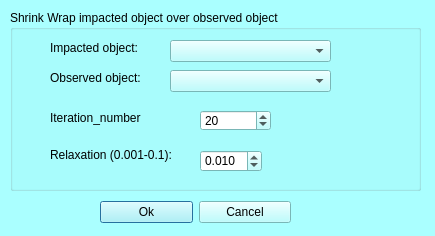
<?xml version="1.0" encoding="UTF-8"?>
<ui version="4.0">
 <class>mqShrinkWrapDialog</class>
 <widget class="QDialog" name="mqShrinkWrapDialog">
  <property name="geometry">
   <rect>
    <x>0</x>
    <y>0</y>
    <width>435</width>
    <height>236</height>
   </rect>
  </property>
  <property name="palette">
   <palette>
    <active>
     <colorrole role="WindowText">
      <brush brushstyle="SolidPattern">
       <color alpha="255">
        <red>0</red>
        <green>0</green>
        <blue>0</blue>
       </color>
      </brush>
     </colorrole>
     <colorrole role="Button">
      <brush brushstyle="SolidPattern">
       <color alpha="255">
        <red>170</red>
        <green>255</green>
        <blue>255</blue>
       </color>
      </brush>
     </colorrole>
     <colorrole role="Light">
      <brush brushstyle="SolidPattern">
       <color alpha="255">
        <red>255</red>
        <green>255</green>
        <blue>255</blue>
       </color>
      </brush>
     </colorrole>
     <colorrole role="Midlight">
      <brush brushstyle="SolidPattern">
       <color alpha="255">
        <red>212</red>
        <green>255</green>
        <blue>255</blue>
       </color>
      </brush>
     </colorrole>
     <colorrole role="Dark">
      <brush brushstyle="SolidPattern">
       <color alpha="255">
        <red>85</red>
        <green>127</green>
        <blue>127</blue>
       </color>
      </brush>
     </colorrole>
     <colorrole role="Mid">
      <brush brushstyle="SolidPattern">
       <color alpha="255">
        <red>113</red>
        <green>170</green>
        <blue>170</blue>
       </color>
      </brush>
     </colorrole>
     <colorrole role="Text">
      <brush brushstyle="SolidPattern">
       <color alpha="255">
        <red>0</red>
        <green>0</green>
        <blue>0</blue>
       </color>
      </brush>
     </colorrole>
     <colorrole role="BrightText">
      <brush brushstyle="SolidPattern">
       <color alpha="255">
        <red>255</red>
        <green>255</green>
        <blue>255</blue>
       </color>
      </brush>
     </colorrole>
     <colorrole role="ButtonText">
      <brush brushstyle="SolidPattern">
       <color alpha="255">
        <red>0</red>
        <green>0</green>
        <blue>0</blue>
       </color>
      </brush>
     </colorrole>
     <colorrole role="Base">
      <brush brushstyle="SolidPattern">
       <color alpha="255">
        <red>255</red>
        <green>255</green>
        <blue>255</blue>
       </color>
      </brush>
     </colorrole>
     <colorrole role="Window">
      <brush brushstyle="SolidPattern">
       <color alpha="255">
        <red>170</red>
        <green>255</green>
        <blue>255</blue>
       </color>
      </brush>
     </colorrole>
     <colorrole role="Shadow">
      <brush brushstyle="SolidPattern">
       <color alpha="255">
        <red>0</red>
        <green>0</green>
        <blue>0</blue>
       </color>
      </brush>
     </colorrole>
     <colorrole role="AlternateBase">
      <brush brushstyle="SolidPattern">
       <color alpha="255">
        <red>212</red>
        <green>255</green>
        <blue>255</blue>
       </color>
      </brush>
     </colorrole>
     <colorrole role="ToolTipBase">
      <brush brushstyle="SolidPattern">
       <color alpha="255">
        <red>255</red>
        <green>255</green>
        <blue>220</blue>
       </color>
      </brush>
     </colorrole>
     <colorrole role="ToolTipText">
      <brush brushstyle="SolidPattern">
       <color alpha="255">
        <red>0</red>
        <green>0</green>
        <blue>0</blue>
       </color>
      </brush>
     </colorrole>
    </active>
    <inactive>
     <colorrole role="WindowText">
      <brush brushstyle="SolidPattern">
       <color alpha="255">
        <red>0</red>
        <green>0</green>
        <blue>0</blue>
       </color>
      </brush>
     </colorrole>
     <colorrole role="Button">
      <brush brushstyle="SolidPattern">
       <color alpha="255">
        <red>170</red>
        <green>255</green>
        <blue>255</blue>
       </color>
      </brush>
     </colorrole>
     <colorrole role="Light">
      <brush brushstyle="SolidPattern">
       <color alpha="255">
        <red>255</red>
        <green>255</green>
        <blue>255</blue>
       </color>
      </brush>
     </colorrole>
     <colorrole role="Midlight">
      <brush brushstyle="SolidPattern">
       <color alpha="255">
        <red>212</red>
        <green>255</green>
        <blue>255</blue>
       </color>
      </brush>
     </colorrole>
     <colorrole role="Dark">
      <brush brushstyle="SolidPattern">
       <color alpha="255">
        <red>85</red>
        <green>127</green>
        <blue>127</blue>
       </color>
      </brush>
     </colorrole>
     <colorrole role="Mid">
      <brush brushstyle="SolidPattern">
       <color alpha="255">
        <red>113</red>
        <green>170</green>
        <blue>170</blue>
       </color>
      </brush>
     </colorrole>
     <colorrole role="Text">
      <brush brushstyle="SolidPattern">
       <color alpha="255">
        <red>0</red>
        <green>0</green>
        <blue>0</blue>
       </color>
      </brush>
     </colorrole>
     <colorrole role="BrightText">
      <brush brushstyle="SolidPattern">
       <color alpha="255">
        <red>255</red>
        <green>255</green>
        <blue>255</blue>
       </color>
      </brush>
     </colorrole>
     <colorrole role="ButtonText">
      <brush brushstyle="SolidPattern">
       <color alpha="255">
        <red>0</red>
        <green>0</green>
        <blue>0</blue>
       </color>
      </brush>
     </colorrole>
     <colorrole role="Base">
      <brush brushstyle="SolidPattern">
       <color alpha="255">
        <red>255</red>
        <green>255</green>
        <blue>255</blue>
       </color>
      </brush>
     </colorrole>
     <colorrole role="Window">
      <brush brushstyle="SolidPattern">
       <color alpha="255">
        <red>170</red>
        <green>255</green>
        <blue>255</blue>
       </color>
      </brush>
     </colorrole>
     <colorrole role="Shadow">
      <brush brushstyle="SolidPattern">
       <color alpha="255">
        <red>0</red>
        <green>0</green>
        <blue>0</blue>
       </color>
      </brush>
     </colorrole>
     <colorrole role="AlternateBase">
      <brush brushstyle="SolidPattern">
       <color alpha="255">
        <red>212</red>
        <green>255</green>
        <blue>255</blue>
       </color>
      </brush>
     </colorrole>
     <colorrole role="ToolTipBase">
      <brush brushstyle="SolidPattern">
       <color alpha="255">
        <red>255</red>
        <green>255</green>
        <blue>220</blue>
       </color>
      </brush>
     </colorrole>
     <colorrole role="ToolTipText">
      <brush brushstyle="SolidPattern">
       <color alpha="255">
        <red>0</red>
        <green>0</green>
        <blue>0</blue>
       </color>
      </brush>
     </colorrole>
    </inactive>
    <disabled>
     <colorrole role="WindowText">
      <brush brushstyle="SolidPattern">
       <color alpha="255">
        <red>85</red>
        <green>127</green>
        <blue>127</blue>
       </color>
      </brush>
     </colorrole>
     <colorrole role="Button">
      <brush brushstyle="SolidPattern">
       <color alpha="255">
        <red>170</red>
        <green>255</green>
        <blue>255</blue>
       </color>
      </brush>
     </colorrole>
     <colorrole role="Light">
      <brush brushstyle="SolidPattern">
       <color alpha="255">
        <red>255</red>
        <green>255</green>
        <blue>255</blue>
       </color>
      </brush>
     </colorrole>
     <colorrole role="Midlight">
      <brush brushstyle="SolidPattern">
       <color alpha="255">
        <red>212</red>
        <green>255</green>
        <blue>255</blue>
       </color>
      </brush>
     </colorrole>
     <colorrole role="Dark">
      <brush brushstyle="SolidPattern">
       <color alpha="255">
        <red>85</red>
        <green>127</green>
        <blue>127</blue>
       </color>
      </brush>
     </colorrole>
     <colorrole role="Mid">
      <brush brushstyle="SolidPattern">
       <color alpha="255">
        <red>113</red>
        <green>170</green>
        <blue>170</blue>
       </color>
      </brush>
     </colorrole>
     <colorrole role="Text">
      <brush brushstyle="SolidPattern">
       <color alpha="255">
        <red>85</red>
        <green>127</green>
        <blue>127</blue>
       </color>
      </brush>
     </colorrole>
     <colorrole role="BrightText">
      <brush brushstyle="SolidPattern">
       <color alpha="255">
        <red>255</red>
        <green>255</green>
        <blue>255</blue>
       </color>
      </brush>
     </colorrole>
     <colorrole role="ButtonText">
      <brush brushstyle="SolidPattern">
       <color alpha="255">
        <red>85</red>
        <green>127</green>
        <blue>127</blue>
       </color>
      </brush>
     </colorrole>
     <colorrole role="Base">
      <brush brushstyle="SolidPattern">
       <color alpha="255">
        <red>170</red>
        <green>255</green>
        <blue>255</blue>
       </color>
      </brush>
     </colorrole>
     <colorrole role="Window">
      <brush brushstyle="SolidPattern">
       <color alpha="255">
        <red>170</red>
        <green>255</green>
        <blue>255</blue>
       </color>
      </brush>
     </colorrole>
     <colorrole role="Shadow">
      <brush brushstyle="SolidPattern">
       <color alpha="255">
        <red>0</red>
        <green>0</green>
        <blue>0</blue>
       </color>
      </brush>
     </colorrole>
     <colorrole role="AlternateBase">
      <brush brushstyle="SolidPattern">
       <color alpha="255">
        <red>170</red>
        <green>255</green>
        <blue>255</blue>
       </color>
      </brush>
     </colorrole>
     <colorrole role="ToolTipBase">
      <brush brushstyle="SolidPattern">
       <color alpha="255">
        <red>255</red>
        <green>255</green>
        <blue>220</blue>
       </color>
      </brush>
     </colorrole>
     <colorrole role="ToolTipText">
      <brush brushstyle="SolidPattern">
       <color alpha="255">
        <red>0</red>
        <green>0</green>
        <blue>0</blue>
       </color>
      </brush>
     </colorrole>
    </disabled>
   </palette>
  </property>
  <property name="windowTitle">
   <string>Scalars: compute thickness between 2 objects</string>
  </property>
  <widget class="QWidget" name="layoutWidget">
   <property name="geometry">
    <rect>
     <x>100</x>
     <y>200</y>
     <width>191</width>
     <height>25</height>
    </rect>
   </property>
   <layout class="QHBoxLayout" name="horizontalLayout_2">
    <item>
     <widget class="QPushButton" name="ok">
      <property name="text">
       <string>Ok</string>
      </property>
     </widget>
    </item>
    <item>
     <widget class="QPushButton" name="cancel">
      <property name="text">
       <string>Cancel</string>
      </property>
     </widget>
    </item>
   </layout>
  </widget>
  <widget class="QGroupBox" name="groupBox">
   <property name="geometry">
    <rect>
     <x>10</x>
     <y>10</y>
     <width>411</width>
     <height>181</height>
    </rect>
   </property>
   <property name="title">
    <string>Shrink Wrap impacted object over observed object</string>
   </property>
   <widget class="QLabel" name="label_5">
    <property name="geometry">
     <rect>
      <x>40</x>
      <y>100</y>
      <width>201</width>
      <height>16</height>
     </rect>
    </property>
    <property name="text">
     <string>&lt;html&gt;&lt;head/&gt;&lt;body&gt;&lt;p&gt;Iteration_number&lt;/p&gt;&lt;/body&gt;&lt;/html&gt;</string>
    </property>
   </widget>
   <widget class="QComboBox" name="impactedObject">
    <property name="geometry">
     <rect>
      <x>160</x>
      <y>30</y>
      <width>161</width>
      <height>22</height>
     </rect>
    </property>
   </widget>
   <widget class="QLabel" name="label_9">
    <property name="geometry">
     <rect>
      <x>40</x>
      <y>30</y>
      <width>101</width>
      <height>16</height>
     </rect>
    </property>
    <property name="text">
     <string>&lt;html&gt;&lt;head/&gt;&lt;body&gt;&lt;p&gt;Impacted object:&lt;/p&gt;&lt;/body&gt;&lt;/html&gt;</string>
    </property>
   </widget>
   <widget class="QComboBox" name="observedObject">
    <property name="geometry">
     <rect>
      <x>160</x>
      <y>60</y>
      <width>161</width>
      <height>22</height>
     </rect>
    </property>
   </widget>
   <widget class="QLabel" name="label_10">
    <property name="geometry">
     <rect>
      <x>40</x>
      <y>60</y>
      <width>101</width>
      <height>16</height>
     </rect>
    </property>
    <property name="text">
     <string>&lt;html&gt;&lt;head/&gt;&lt;body&gt;&lt;p&gt;Observed object:&lt;/p&gt;&lt;/body&gt;&lt;/html&gt;</string>
    </property>
   </widget>
   <widget class="QSpinBox" name="iteration">
    <property name="geometry">
     <rect>
      <x>190</x>
      <y>100</y>
      <width>71</width>
      <height>21</height>
     </rect>
    </property>
    <property name="minimum">
     <number>1</number>
    </property>
    <property name="maximum">
     <number>100</number>
    </property>
    <property name="value">
     <number>20</number>
    </property>
   </widget>
   <widget class="QLabel" name="label_6">
    <property name="geometry">
     <rect>
      <x>40</x>
      <y>130</y>
      <width>121</width>
      <height>31</height>
     </rect>
    </property>
    <property name="text">
     <string>&lt;html&gt;&lt;head/&gt;&lt;body&gt;&lt;p&gt;Relaxation (0.001-0.1):&lt;/p&gt;&lt;/body&gt;&lt;/html&gt;</string>
    </property>
   </widget>
   <widget class="QDoubleSpinBox" name="relaxation">
    <property name="geometry">
     <rect>
      <x>190</x>
      <y>140</y>
      <width>62</width>
      <height>22</height>
     </rect>
    </property>
    <property name="decimals">
     <number>3</number>
    </property>
    <property name="minimum">
     <double>0.001000000000000</double>
    </property>
    <property name="maximum">
     <double>0.100000000000000</double>
    </property>
    <property name="singleStep">
     <double>0.001000000000000</double>
    </property>
    <property name="value">
     <double>0.010000000000000</double>
    </property>
   </widget>
  </widget>
 </widget>
 <resources>
  <include location="../Icons/icons.qrc"/>
  <include location="../Icons/icons.qrc"/>
 </resources>
 <connections/>
</ui>
